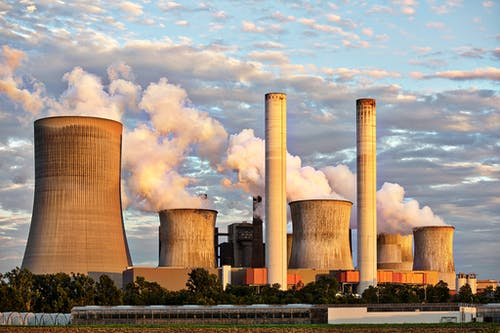
#> input picture Tut1/image.jpg, 500 x 333 px
$ python adjust_image.py
#> lines starting #> are read from the running program, lines starting #| are printed output that depends on the picture
from PIL import Image, ImageEnhance

def adjust_brightness_contrast(input_path, output_path, brightness_factor, contrast_factor):
#> called with input_path = 'image.jpg', output_path = 'image_increase.jpg', brightness_factor = 1.5, contrast_factor = 1.5
    image = Image.open(input_path)
#> image is the input picture: PIL image 500x333 RGB; mean R, G, B 161.3, 147.7, 135.3

    # Adjust brightness
    enhancer = ImageEnhance.Brightness(image)
    brightened_image = enhancer.enhance(brightness_factor)
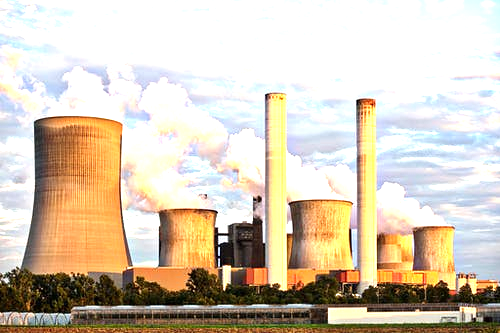
#> brightened_image: PIL image 500x333 RGB; mean R, G, B 213.8, 201.6, 183.2

    # Adjust contrast
    enhancer = ImageEnhance.Contrast(brightened_image)
    adjusted_image = enhancer.enhance(contrast_factor)
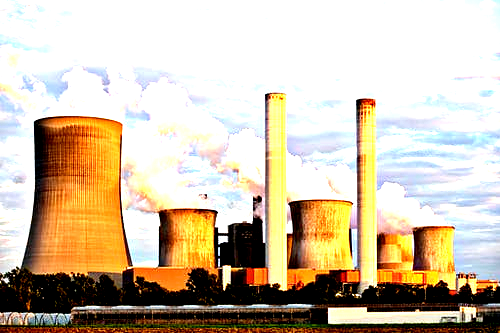
#> adjusted_image: PIL image 500x333 RGB; mean R, G, B 207.7, 193, 170.5

    adjusted_image.save(output_path)

    image.close()

    print(f"Image adjusted successfully and saved to {output_path}")

# Set the factors for adjusting
brightness_increase_factor = 1.5
contrast_increase_factor = 1.5

brightness_decrease_factor = 0.7
contrast_decrease_factor = 0.7

# Adjust brightness and contrast
adjust_brightness_contrast('image.jpg','image_increase.jpg', brightness_increase_factor, contrast_increase_factor)
adjust_brightness_contrast('image.jpg','image_decrease.jpg', brightness_decrease_factor, contrast_decrease_factor)
#> call 2 of adjust_brightness_contrast, with input_path = 'image.jpg', output_path = 'image_decrease.jpg', brightness_factor = 0.7, contrast_factor = 0.7
#> in adjust_brightness_contrast (call 2), `brightened_image = enhancer.enhance(brightness_factor)`:
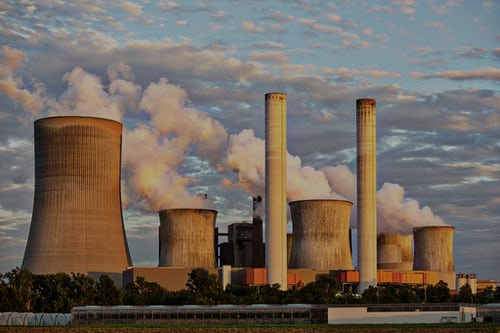
#> brightened_image: PIL image 500x333 RGB; mean R, G, B 112.5, 103, 94.2
#> in adjust_brightness_contrast (call 2), `adjusted_image = enhancer.enhance(contrast_factor)`:
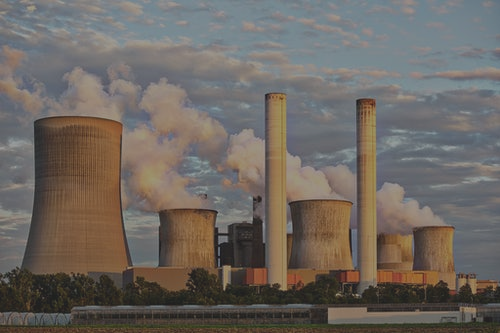
#> adjusted_image: PIL image 500x333 RGB; mean R, G, B 109.8, 103.1, 97

$ run again, with Tut1/transformed_flipped_horizontal.jpg copied over Tut1/image.jpg
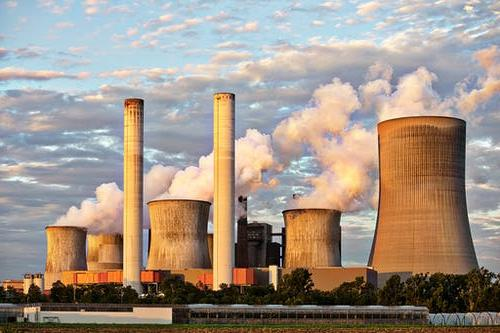
#> input picture Tut1/transformed_flipped_horizontal.jpg, 500 x 333 px
#> in adjust_brightness_contrast, image is the input picture: PIL image 500x333 RGB; mean R, G, B 161.3, 147.7, 135.4
#> in adjust_brightness_contrast, `adjusted_image = enhancer.enhance(contrast_factor)`:
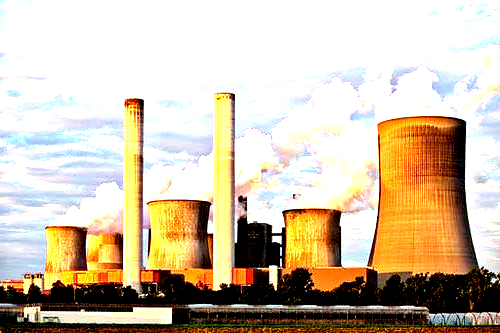
#> adjusted_image: PIL image 500x333 RGB; mean R, G, B 207.9, 193, 170.7
#> in adjust_brightness_contrast (call 2), `adjusted_image = enhancer.enhance(contrast_factor)`:
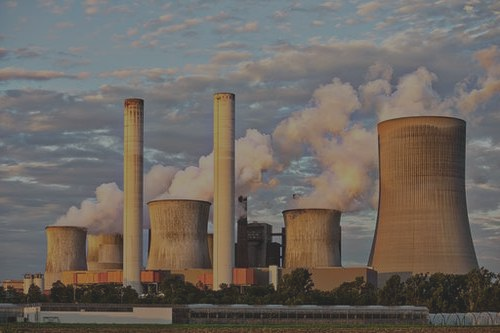
#> adjusted_image: PIL image 500x333 RGB; mean R, G, B 109.8, 103.1, 97.1

$ run again, with Tut1/transformed_flipped_vertical.jpg copied over Tut1/image.jpg
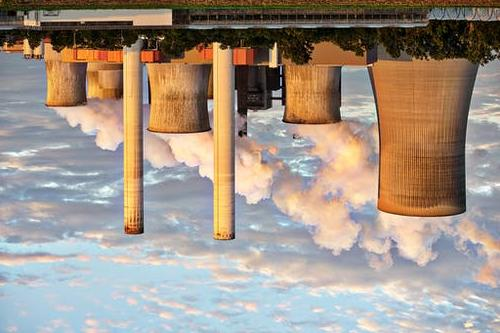
#> input picture Tut1/transformed_flipped_vertical.jpg, 500 x 333 px
#> in adjust_brightness_contrast, image is the input picture: PIL image 500x333 RGB; mean R, G, B 161.3, 147.7, 135.4
#> in adjust_brightness_contrast, `adjusted_image = enhancer.enhance(contrast_factor)`:
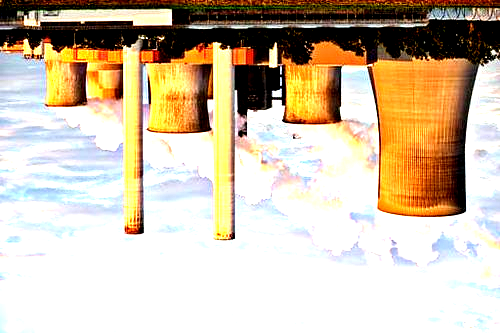
#> adjusted_image: PIL image 500x333 RGB; mean R, G, B 207.9, 193, 170.7
#> in adjust_brightness_contrast (call 2), `adjusted_image = enhancer.enhance(contrast_factor)`:
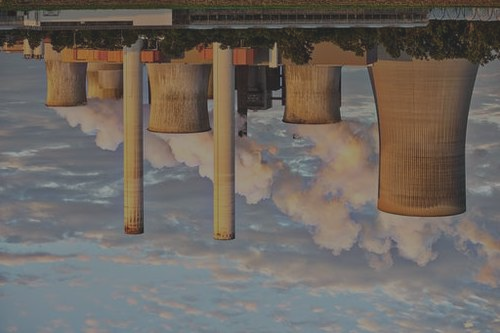
#> adjusted_image: PIL image 500x333 RGB; mean R, G, B 109.8, 103.1, 97.1
